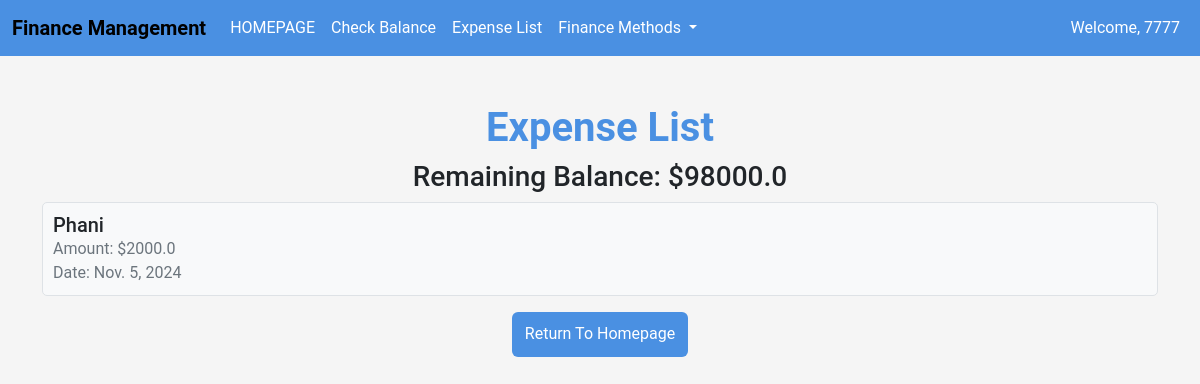
Before: /UserApp/expense_list/ (signed in) with the older database file.
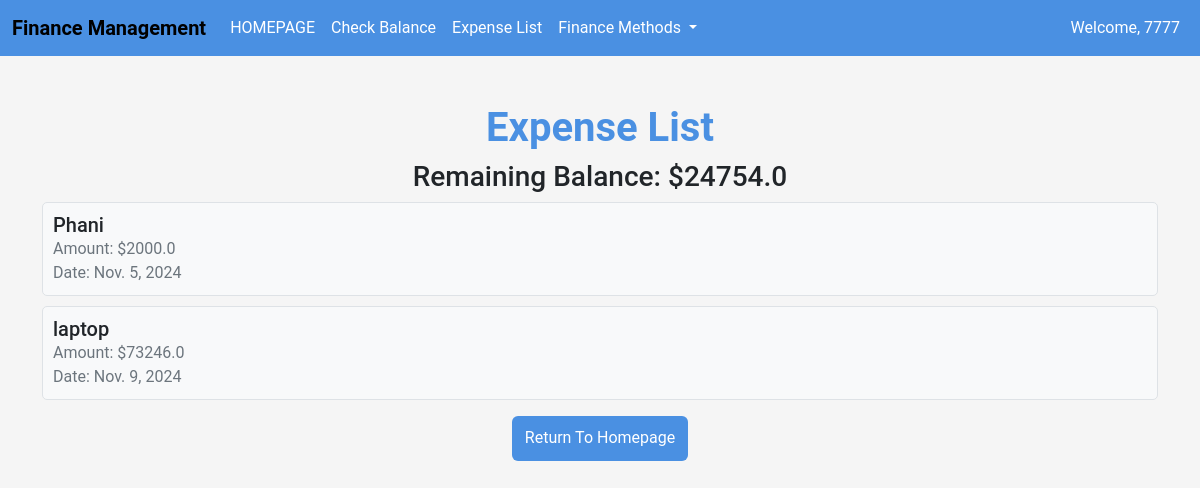
After: the same page with the newer database file.
### UserApp/models.py (models this page shows)
class Expense(models.Model):
    user = models.ForeignKey(User, on_delete=models.CASCADE, default=1)
    name = models.CharField(max_length=100)
    amount = models.FloatField()
    date = models.DateField(default=timezone.now)

### UserApp/views.py (the view)
# urls.py: path('expense_list/', views.expense_list, name='expense_list'),
def expense_list(request):
    expenses = Expense.objects.filter(user=request.user)
    total_expenses = sum(expense.amount for expense in expenses)
    try:
        user_balance = UserBalance.objects.get(user=request.user)
    except UserBalance.DoesNotExist:
        user_balance = None  # or handle it in another way, e.g., create a new UserBalance object
    remaining_balance = user_balance.balance - total_expenses if user_balance else 0
    return render(request, 'UserApp/ExpenceList.html', {
        'expenses': expenses,
        'total_expenses': total_expenses,
        'remaining_balance': remaining_balance
    })

### templates/UserApp/ExpenceList.html (shortened to what this page needs)
{% load static %}
<html>
<head>
    <link href="https://cdn.jsdelivr.net/npm/bootstrap@5.3.3/dist/css/bootstrap.min.css" rel="stylesheet">
</head>
<body style="background-color: #f5f5f5; font-family: 'Roboto', sans-serif;">
    <nav class="navbar navbar-expand-lg" style="background-color: #4a90e2;">
        <div class="container-fluid">
            <a class="navbar-brand" href="{% url 'homepagecall' %}" style="font-weight: bold;">Finance Management</a>
            <div class="collapse navbar-collapse" id="navbarNavDropdown">
                <ul class="navbar-nav">
                    <li class="nav-item">
                           <a class="nav-link" href="{% url 'UserApp:userhomepagecall' %}" style="color: #fff;">HOMEPAGE</a>
                    </li>
                    <li class="nav-item">
                        <a class="nav-link" href="{% url 'UserApp:balancecheckpagecall' %}" style="color: #fff;">Check Balance</a>
                    </li>
                    <li class="nav-item">
                        <a class="nav-link" href="{% url 'UserApp:expense_list' %}" style="color: #fff;">Expense List</a>
                    </li>
                    <li class="nav-item dropdown">
                        <a class="nav-link dropdown-toggle" href="#" id="navbarDropdownMenuLink" role="button" data-bs-toggle="dropdown" aria-expanded="false" style="color: #fff;">
                            Finance Methods
                        </a>
                    </li>
                </ul>
            </div>
            <ul class="navbar-nav ms-auto">
                {% if user.is_authenticated %}
                    <li class="nav-item">
                        <span class="nav-link" style="color: #fff;">Welcome, {{ user.username }}</span>
                    </li>
                {% endif %}
            </ul>
        </div>
    </nav>
    <div class="container mt-5" style="margin-top: 50px;">
        <h1 class="text-center" style="color: #4a90e2; font-weight: bold;">Expense List</h1>
        <div class="text-center">
            <h3>Remaining Balance: ${{ remaining_balance }}</h3>
        </div>
        <ul class="expense-list" style="list-style-type: none; padding: 0;">
            {% for expense in expenses %}
                <li class="expense-item" style="background-color: #f8f9fa; border: 1px solid #dee2e6; border-radius: 5px; padding: 10px; margin-bottom: 10px; transition: background-color 0.3s, transform 0.3s;">
                    <h5 style="margin: 0; font-size: 1.25rem;">{{ expense.name }}</h5>
                    <p style="margin: 0; color: #6c757d;">Amount: ${{ expense.amount }}</p>
                    <p style="margin: 0; color: #6c757d;">Date: {{ expense.date }}</p>
                </li>
            {% endfor %}
        </ul>
    </div>
    <center>
        <button class="btn" style="background-color:#4a90e2;color:white; height: 45px;" onclick="window.location.href='{% url 'UserApp:userhomepagecall' %}'">Return To Homepage</button>
    </center>
</body>
</html>

Changed rows visible on the page:
now on this page (row edited): Expense: name "laptop", amount "73246.0", date "Nov. 9, 2024"
Other visible differences:
{{ remaining_balance }}: "98000.0" → "24754.0"
